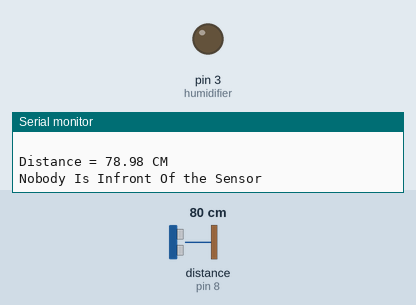
Bench run of a sketch on a simulated Arduino Uno, built with avr-gcc and run on an emulated ATmega328P. Parts: output pins drawn as LEDs (lit = HIGH), the last lines printed to the serial monitor. Wiring (inferred from the names in the program): ultrasonic range finder: trigger pin 7; echo pin 8. The test bench sets the inputs (shaded band); at power-on: distance to the obstacle (sensor on pin 8) 80 cm. The echo pulse lasts 58.3 µs per cm; pins used as bus, display or sensor lines are not drawn.

Above: at 1.2 s.
1.3 s: distance to the obstacle (sensor on pin 8) set to 34 cm
4.3 s: distance to the obstacle (sensor on pin 8) set to 27 cm
At 5.6 s:
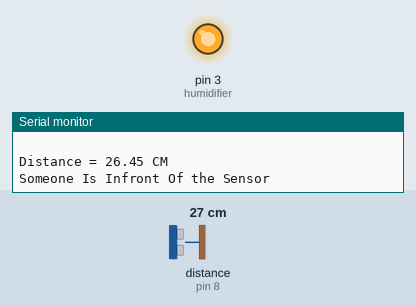
6.1 s: distance to the obstacle (sensor on pin 8) set to 35 cm
At 7.7 s:
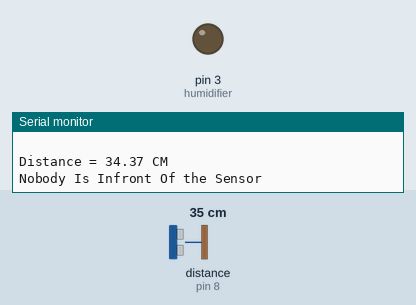
Timing chart, 0 to 9.2 s (numbered marks = the images above; inputs shaded):
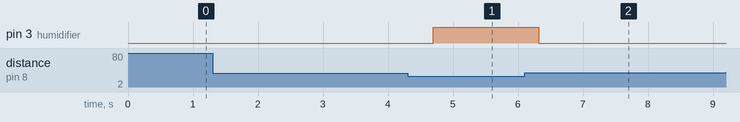

The sketch:

distance-sensor-humidifier.ino
```cpp
#define Trigpin 7
#define Echopin 8
#define humidifier 3

float distance;
unsigned long duration;

void setup() {

  pinMode (Echopin, INPUT);
  pinMode (Trigpin, OUTPUT);
  pinMode (humidifier, OUTPUT);
  Serial.begin(9600);

  digitalWrite (humidifier, LOW);

}

void loop() {
  digitalWrite(Trigpin, LOW);
  delayMicroseconds(2);
  digitalWrite(Trigpin, HIGH);
  delayMicroseconds(10);
  digitalWrite(Trigpin, LOW);
  duration = pulseIn(Echopin, HIGH);
  distance = duration * 0.034 / 2;
  delay (200);
  Serial.println (" ");
  Serial.print ("Distance = ");
  Serial.print (distance);
  Serial.print (" CM");
  Serial.println (" ");

  if (distance<=30)
  {
    Serial.println ("Someone Is Infront Of the Sensor");
    digitalWrite (humidifier, HIGH);

  }
  else
  {
    Serial.println ("Nobody Is Infront Of the Sensor");
    digitalWrite(humidifier, LOW);
  }
}
```

Measured:
- the behaviour switches between 31 and 30 cm on distance to the obstacle (sensor on pin 8) (found by bisection; images 0 and 1)
- after the input at 4.3 s, pin 3 (humidifier): LOW → HIGH after 0.40 s
- after the input at 6.1 s, pin 3 (humidifier): HIGH → LOW after 0.22 s
